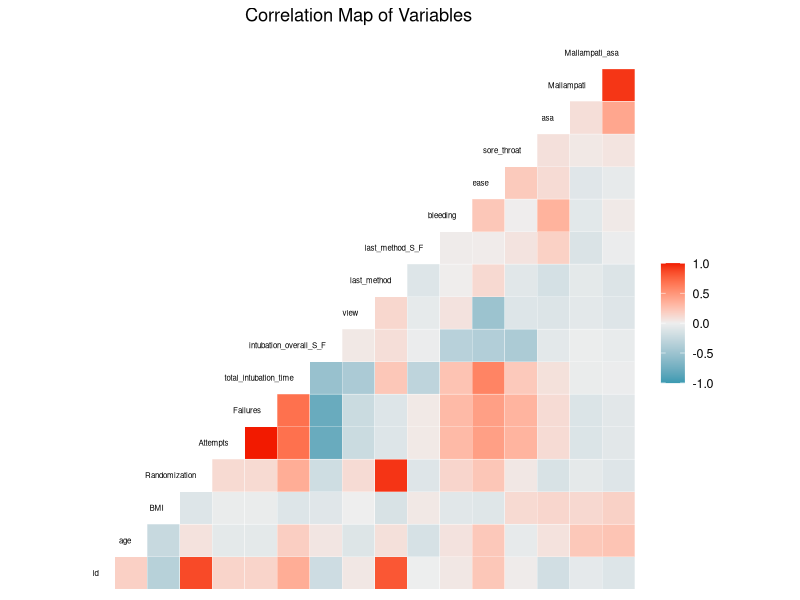
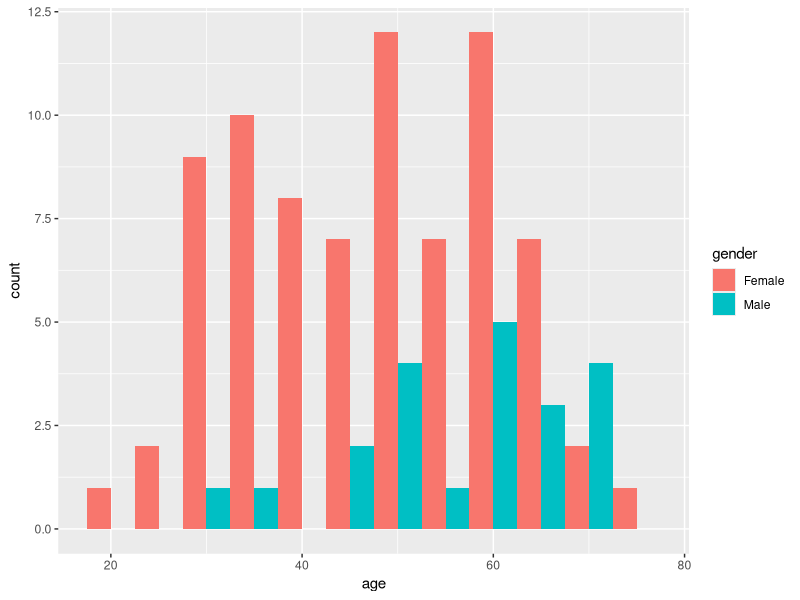
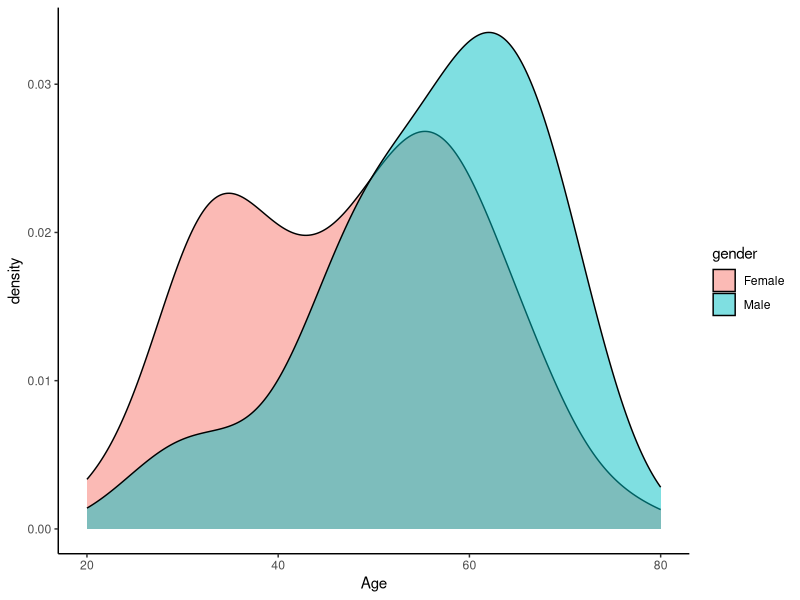
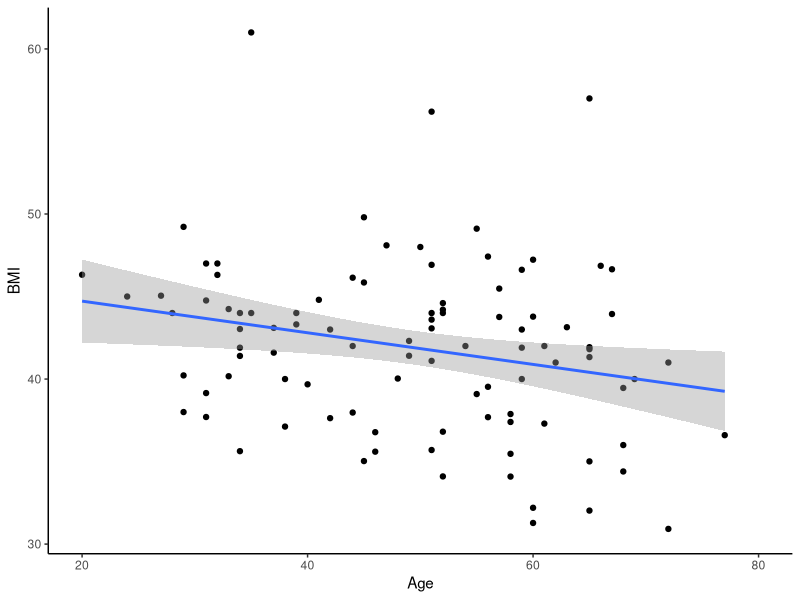
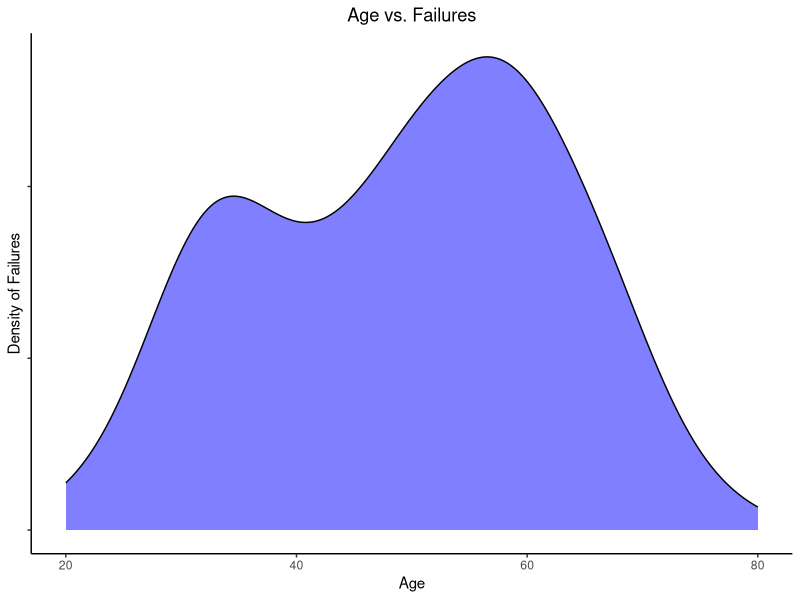
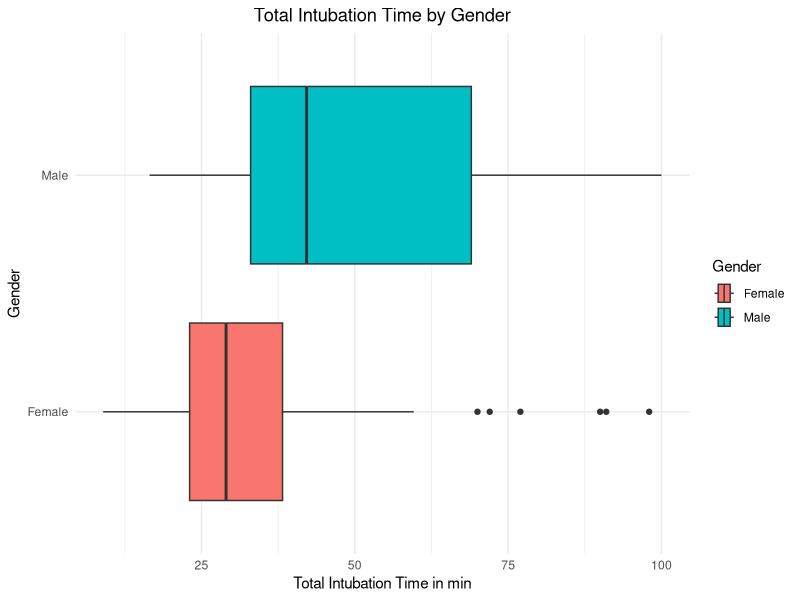

The R script that drew these images, in order: (Note: this script raises an error after producing the figures.)
## ---- chunk 1
library(tidyverse)
library(here)
library(GGally)

here()
data <- read_delim(here("Data", "exam_data.txt")) # Assigning the dataset to an object "data".
data # To show the data.
## ---- chunk 2
tidy_data <- data %>% rename(BMI = "BMI kg/m2", # Renaming columns 
                Attempts = "# attempts",
                Failures = "# failures") %>% 
  distinct() %>% # Removing duplicates
  pivot_wider(names_from = difficulties_intubating_feature, 
              values_from = difficulties_intubating_value) %>%  # Creating three new columns by pivoting wider 
  separate(col = last_method_S_F,
           into = c("last_method", "last_method_S_F"),
           sep = "_") %>% # Splitting the last_method_S_F column into two different columns
  mutate(last_method_S_F = as.double(last_method_S_F),
         last_method = as.double(last_method)) # Converting these two columns to numeric columns as they were turned into character columns when splitting them
  
## ---- chunk 3
data2 <- tidy_data %>% select(-c(month, year)) # Removing the columns month and year 
 
## ---- chunk 4
ad_df <- read_delim(here("Data", "exam_data_join.txt")) # Importing the additional dataset and assigning it to an object
## ---- chunk 5
joined_df <- data2 %>% 
  left_join(ad_df, by = "id") %>%  # Deciding to join the original dataframe to the ad_df by the column "id" as this is present in both datasets
  distinct() %>% # Removing duplicates
 mutate(gender = if_else(gender == 0, "Female", "Male"), # Changing the column gender to show Female and Male 
        Mallampati_asa = (asa*Mallampati), # Adding a column multiplicating the columns asa and Mallampati
        Ease_quartile = cut(ease, breaks = 4), # Creating a new column with quartile-values for the ease-column 
        Method_check = if_else(last_method == Randomization, "True", "False")) %>%  # Creating a new column that checks whether the column "last method" contains the same values as the column "Randomization) 

  select(id, gender, age, everything()) %>%  # Changing the order of the columns so that id, gender and age is at the beginning of the dataset. 
  arrange(id) #%>%  # The id's in our dataset are already in increasing order

## ---- chunk 6
joined_df %>% summarise(across(everything(), ~sum(is.na(.)))) # There are 2 missing values for BMI,  1 for sore_throat, 1 for mallampati and 1 for mallampati_asa
## ---- chunk 7
joined_df %>% 
  group_by(gender) %>% 
  summarise(
    min_total_intubation_time = min(total_intubation_time, na.rm = T),  #It is possible to use na.rm = T instead of writing TRUE (it does the same)
    max_total_intubation_time = max(total_intubation_time, na.rm = T),
    mean_total_intubation_time = mean(total_intubation_time, na.rm = T),
    sd_total_intubation_time = sd(total_intubation_time, na.rm = T))
## ---- chunk 8
joined_df %>% 
  group_by(gender) %>% 
  filter(BMI <= 40) %>% 
   summarise(
    min_total_intubation_time = min(total_intubation_time, na.rm = T),
    max_total_intubation_time = max(total_intubation_time, na.rm = T),
    mean_total_intubation_time = mean(total_intubation_time, na.rm = T),
    sd_total_intubation_time = sd(total_intubation_time, na.rm = T))
## ---- chunk 9
joined_df %>% 
  group_by(Randomization) %>% 
  filter(gender == "Female") %>% 
   summarise(
    min_total_intubation_time = min(total_intubation_time, na.rm = T),
    max_total_intubation_time = max(total_intubation_time, na.rm = T),
    mean_total_intubation_time = mean(total_intubation_time, na.rm = T),
    sd_total_intubation_time = sd(total_intubation_time, na.rm = T))
## ---- chunk 10
joined_df %>% 
  group_by(Attempts) %>% 
  filter(age > 45) %>% 
   summarise(
    min_total_intubation_time = min(total_intubation_time, na.rm = T),
    max_total_intubation_time = max(total_intubation_time, na.rm = T),
    mean_total_intubation_time = mean(total_intubation_time, na.rm = T),
    sd_total_intubation_time = sd(total_intubation_time, na.rm = T))
## ---- chunk 11
joined_df %>% 
  group_by(Failures) %>% 
  filter(Mallampati >= 2) %>% 
   summarise(
    min_total_intubation_time = min(total_intubation_time, na.rm = T),
    max_total_intubation_time = max(total_intubation_time, na.rm = T),
    mean_total_intubation_time = mean(total_intubation_time, na.rm = T),
    sd_total_intubation_time = sd(total_intubation_time, na.rm = T))
## ---- chunk 12
CC_table <- joined_df %>%
  count(gender, Attempts)
## ---- chunk 13
# Creating heat map to compare all variables and see trends of correlations
# Note that the non-numeric columns gender, Ease_quartile and Method_check are not included in the heat map
# We see that id is positively correlated with randomization and last_method as well as failures with attempts and intubation time, and attempts and intubation time. Intubation_overall_S_F is negatively correlated with bleed, ease, sore throat, total_intubation_time, failures, attempts. View and ease are also negatively correlated.

joined_df %>%
  ggcorr(label = F, label_size = 3, label_round = 2,
            label_alpha = TRUE, hjust = 1, size = 2) + # Moved the column labels
labs(title="Correlation Map of Variables") +
  theme(plot.title = element_text(hjust =0.5 )) # Adds a title centered in the middle


## ---- chunk 14
ggplot(joined_df, aes(x = age, fill = gender)) +
  geom_histogram(binwidth = 5, position = "dodge") # Histogram of age depending on gender

joined_df %>% 
  ggplot(aes(x = age, fill = gender)) + geom_density(alpha = 0.5) + 
  theme(panel.grid.major = element_blank(), 
        panel.grid.minor = element_blank(),
panel.background = element_blank(), axis.line = element_line(colour = "black")) + 
  scale_x_continuous(name = "Age",limits = c(20,80))   # Density plot of the age distribution depending on gender. We removed the grey background and the major and minor grids. We set the colour of the axis to black. We set the x-axis limit from 20 to 80.

## ---- chunk 15
joined_df %>% 
  ggplot(aes(x = age, y = BMI)) + 
  geom_point() + 
  geom_smooth(method = "lm") + 
  theme(panel.grid.major = element_blank(), 
        panel.grid.minor = element_blank(),
        panel.background = element_blank(), 
        axis.line = element_line(colour = "black")) + 
  scale_x_continuous(name = "Age",limits = c(20,80))    

# Checking if age and BMI have a linear relationship by adding geom_smooth (adds a regression line with standard deviation) to a scatterplot. Also removed the grey background and the grids. We set the x-asis limit from 20 to 80. 
## ---- chunk 16
#creating a density plot

joined_df %>% 
  ggplot(aes(x = age, fill = Failures)) + 
  geom_density(alpha = 0.5,fill= "blue") + # Made the area under the curve blue
  labs(title = "Age vs. Failures") + 
  ylab("Density of Failures") + 
  theme(plot.title = element_text(hjust = 0.5 ), 
        axis.text.y = element_blank()
        ) + 
  scale_x_continuous(name = "Age", limits = c(20,80)) +
  theme(panel.grid.major = element_blank(), 
        panel.grid.minor = element_blank(), 
        panel.background = element_blank(), 
        axis.line = element_line(colour = "black")
  )
# The background color and grid to make the plot easier to look at. The axes were renamed and the limits of the x axis were set to 20-80 in order to make the plot cleaner. Axis line colors were set to black for increased contrast.


## ---- chunk 17
# Making a box plot to compare the two gender categories.

ggplot(joined_df, aes(y=gender, x=total_intubation_time, fill=gender)) +
  geom_boxplot() + 
labs(x="Total Intubation Time in min", y="Gender", fill="Gender") +
  theme_minimal() + 
  labs(title = "Total Intubation Time by Gender") +
  theme(plot.title = element_text(hjust =0.5 )) # Layout design for the plot
## ---- chunk 18
sessioninfo()
